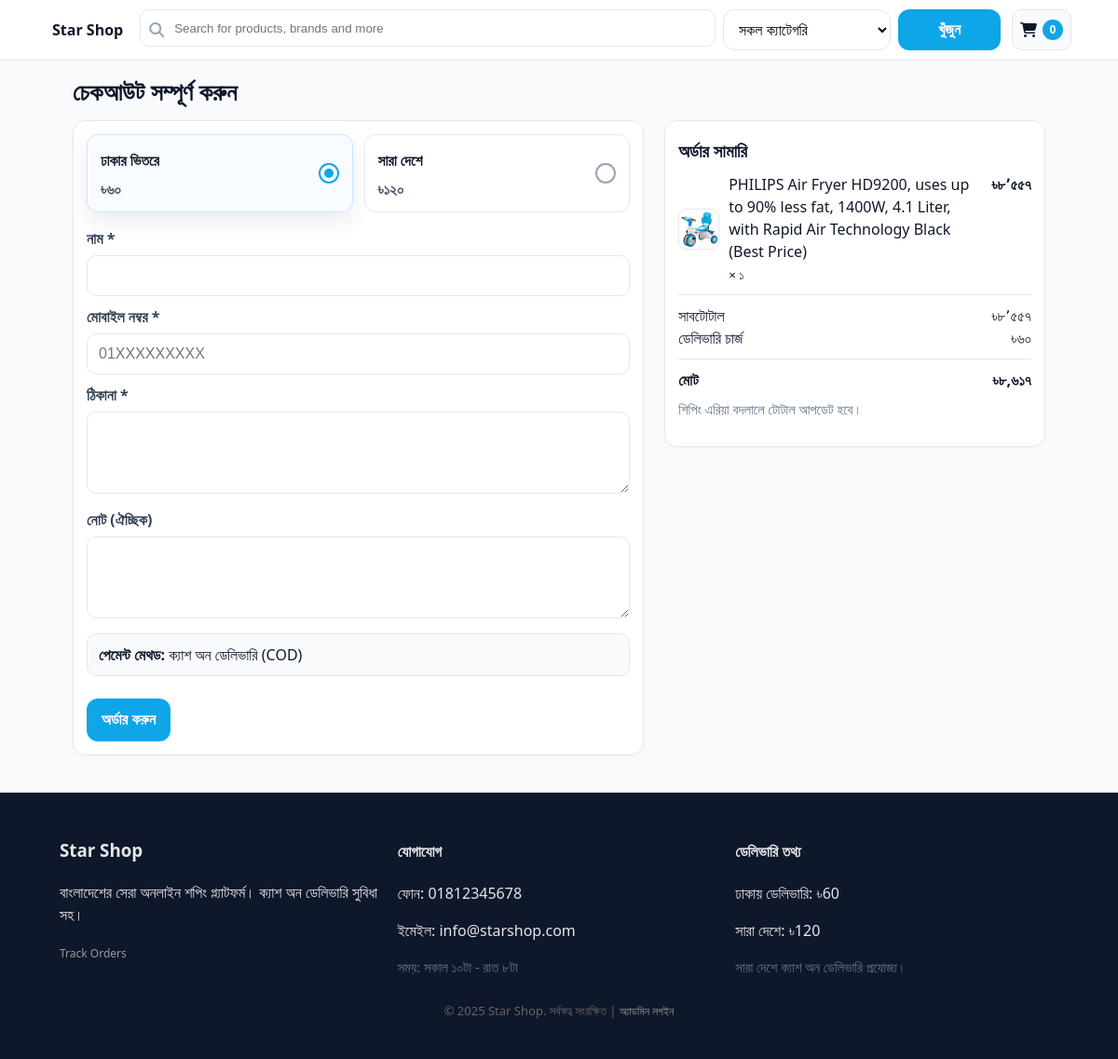
Screenshot of /checkout.php?buy=15&qty=1 with the database file from the repository.
### tables this page shows
CREATE TABLE IF NOT EXISTS `products` (
  `id` int(11) NOT NULL AUTO_INCREMENT,
  `category_id` int(11) DEFAULT NULL,
  `name` varchar(255) NOT NULL,
  `description` text DEFAULT NULL,
  `price` decimal(10,2) NOT NULL,
  `compare_at_price` decimal(10,2) DEFAULT NULL,
  `stock` int(11) NOT NULL DEFAULT 0,
  `tags` varchar(255) DEFAULT NULL,
  `specifications` text DEFAULT NULL,
  `image` varchar(400) DEFAULT NULL,
  `active` tinyint(1) NOT NULL DEFAULT 1,
  `created_at` timestamp NOT NULL DEFAULT current_timestamp(),
  PRIMARY KEY (`id`),
  KEY `category_id` (`category_id`),
  KEY `idx_products_stock` (`stock`),
  CONSTRAINT `products_ibfk_1`
    FOREIGN KEY (`category_id`) REFERENCES `categories` (`id`) ON DELETE SET NULL
);

CREATE TABLE IF NOT EXISTS `settings` (
  `key` varchar(100) NOT NULL,
  `value` text DEFAULT NULL,
  PRIMARY KEY (`key`)
);

### config.php (called while the page is built, shortened)
<?php
function h($s){ return htmlspecialchars($s ?? '', ENT_QUOTES, 'UTF-8'); }
function money_bd($n){ return '৳'.number_format((float)$n, 0); }
?>

### checkout.php (the view, shortened to what this page needs)
<?php
require_once __DIR__ . '/config.php';
$pdo = get_pdo();
$cart = $_SESSION['cart'] ?? [];
$ids  = implode(',', array_map('intval', array_keys($cart)));
$rows = $pdo->query("SELECT id, name, price, image FROM products WHERE id IN ($ids) AND active=1")->fetchAll();
$items = [];
$subtotal = 0.0;
foreach ($rows as $r) {
    $pid  = (int)$r['id'];
    $qty  = max(1, (int)$cart[$pid]);
    $line = $qty * (float)$r['price'];
    $subtotal += $line;
    $items[] = ['p' => $r, 'qty' => $qty, 'line' => $line];
}
$ship_dhaka = (float)($pdo->query("SELECT value FROM settings WHERE `key`='delivery_dhaka'")->fetch()['value'] ?? 60);
$ship_nat   = (float)($pdo->query("SELECT value FROM settings WHERE `key`='delivery_nationwide'")->fetch()['value'] ?? 120);
function bn_digits($s){
  return strtr((string)$s, ['0'=>'০','1'=>'১','2'=>'২','3'=>'৩','4'=>'৪','5'=>'৫','6'=>'৬','7'=>'৭','8'=>'৮','9'=>'৯', ','=>'٬']);
}
function bn_money($n){
  $n = round((float)$n);
  $s = number_format($n, 0, '.', ',');
  return '৳' . bn_digits($s);
}
function bn_num($n){ return bn_digits($n); }
include __DIR__ . '/partials_header.php';
?>
<div id="co">
  <h2>চেকআউট সম্পূর্ণ করুন</h2>
  <div class="layout">
    <div class="card summaryWrap">
      <h3 style="margin:4px 0 10px;">অর্ডার সামারি</h3>
      <ul class="olist">
        <?php foreach ($items as $it): ?>
          <li class="row">
            <div class="itm">
              <img class="thumb" src="<?php echo h($it['p']['image'] ?: 'uploads/default.jpg'); ?>" alt="">
              <div>
                <div><?php echo h($it['p']['name']); ?></div>
                <small>× <?php echo bn_num((int)$it['qty']); ?></small>
              </div>
            </div>
            <div class="money"><?php echo bn_money($it['line']); ?></div>
          </li>
        <?php endforeach; ?>
      </ul>
      <hr>
      <div class="row">
        <div>সাবটোটাল</div>
        <div id="sumSubtotal" data-subtotal="<?php echo (float)$subtotal; ?>">
          <?php echo bn_money($subtotal); ?>
        </div>
      </div>
      <div class="row">
        <div>ডেলিভারি চার্জ</div>
        <div id="sumShip" data-dhaka="<?php echo (float)$ship_dhaka; ?>" data-nat="<?php echo (float)$ship_nat; ?>">
          <?php echo bn_money($ship_dhaka); ?>
        </div>
      </div>
      <hr>
      <div class="row" style="font-weight:800">
        <div>মোট</div>
        <div id="sumTotal"><?php echo bn_money($subtotal + $ship_dhaka); ?></div>
      </div>
      <p class="small" style="margin-top:8px">শিপিং এরিয়া বদলালে টোটাল আপডেট হবে।</p>
    </div>
    <div class="card formWrap">
      <form method="post" action="place_order.php" id="checkoutForm" novalidate>
        <div class="ship" id="shipWrap">
          <label class="opt active">
            <div>
              <div class="ttl">ঢাকার ভিতরে</div>
              <div class="sub"><?php echo bn_money($ship_dhaka); ?></div>
            </div>
            <span class="radio" aria-hidden="true"></span>
          </label>
          <label class="opt">
            <div>
              <div class="ttl">সারা দেশে</div>
              <div class="sub"><?php echo bn_money($ship_nat); ?></div>
            </div>
            <span class="radio" aria-hidden="true"></span>
          </label>
        </div>
        <div class="form-group" style="margin-top:10px">
          <label>নাম *</label>
          <input name="customer_name" required>
        </div>
        <div class="form-group">
          <label>মোবাইল নম্বর *</label>
          <input name="mobile" required placeholder="01XXXXXXXXX" pattern="01[0-9]{9}">
        </div>
        <div class="form-group">
          <label>ঠিকানা *</label>
          <textarea name="address" rows="3" required></textarea>
        </div>
        <div class="form-group">
          <label>নোট (ঐচ্ছিক)</label>
          <textarea name="note" rows="3"></textarea>
        </div>
        <div class="notice"><strong>পেমেন্ট মেথড:</strong> ক্যাশ অন ডেলিভারি (COD)</div>
        <br>
        <button class="btn primary" type="submit">অর্ডার করুন</button>
      </form>
    </div>
  </div>
</div>
<?php include __DIR__ . '/partials_footer.php'; ?>

### partials_footer.php
<?php
$pdo = get_pdo();
$store = [
 'name' => APP_NAME,
 'phone' => $pdo->query("SELECT value FROM settings WHERE `key`='store_phone'")->fetch()['value'] ?? '',
 'about' => $pdo->query("SELECT value FROM settings WHERE `key`='store_about'")->fetch()['value'] ?? '',
 'delivery_dhaka' => $pdo->query("SELECT value FROM settings WHERE `key`='delivery_dhaka'")->fetch()['value'] ?? '60',
 'delivery_nationwide' => $pdo->query("SELECT value FROM settings WHERE `key`='delivery_nationwide'")->fetch()['value'] ?? '120',
 'cod_note' => $pdo->query("SELECT value FROM settings WHERE `key`='cod_note'")->fetch()['value'] ?? '',
];
?>
  </div>
</main>
<footer class="footer">
  <div class="container">
    <div class="cols">
      <div>
        <h3><?php echo h($store['name']); ?></h3>
        <p><?php echo h($store['about']); ?></p>
		<a href="<?php echo BASE_URL; ?>/track_orders.php"
         style="font-size:12px;color:#999;text-decoration:none;">
         Track Orders
		</a>
      </div>
      <div>
        <h4>যোগাযোগ</h4>
        <p>ফোন: <?php echo h($store['phone']); ?></p>
        <p>ইমেইল: <?php echo h($pdo->query("SELECT value FROM settings WHERE `key`='store_email'")->fetch()['value'] ?? ''); ?></p>
        <p class="small">সময়: সকাল ১০টা - রাত ৮টা</p>
      </div>
      <div>
        <h4>ডেলিভারি তথ্য</h4>
        <p>ঢাকায় ডেলিভারি: <?php echo money_bd($store['delivery_dhaka']); ?></p>
        <p>সারা দেশে: <?php echo money_bd($store['delivery_nationwide']); ?></p>
        <p class="small"><?php echo h($store['cod_note']); ?></p>
      </div>
    </div>
  <div class="container" style="text-align:center;padding:12px 0;color:#666;font-size:13px">
    <p style="margin:0; font-size:13px; color:#666;">
      &copy; <?php echo date('Y'); ?> <?php echo APP_NAME; ?>. সর্বস্বত্ব সংরক্ষিত |
      <a href="<?php echo BASE_URL; ?>/admin/login.php"
         style="font-size:12px;color:#999;text-decoration:none;">
         অ্যাডমিন লগইন
      </a>
    </p>
  </div>
  </div>
</footer>
</body>
</html>

### assets/style.css (style rules this page uses)
* { box-sizing: border-box; }
a { text-decoration: none; color: #111827; }
input,select,textarea { width: 100%; padding: 10px 12px; border: 1px solid #e5e7eb; border-radius: 10px; background: #fff; }
.card img { width: 100%; height: 190px; object-fit: cover; display: block; }
.footer { padding: 30px 0; background: #0f172a; color: #e5e7eb; margin-top: 40px; }
.footer .cols { display: grid; grid-template-columns: repeat(3,1fr); gap: 16px; }
.notice { padding: 10px 12px; border: 1px solid #86efac; background: #dcfce7; border-radius: 10px; }
:root { --ctl-h: 44px; }
body { margin: 0; font-family: ui-sans-serif,system-ui,-apple-system,Segoe UI,Roboto; background: #f8fafc; color: #0f172a; line-height: 1.5; }
input[type="text"],input[type="search"],select,button.btn { height: var(--ctl-h); padding: 0 12px; font-size: 16px; border-radius: 12px; }
@media (min-width: 640px) { .container { padding: 0 20px; } }
button.btn { background: #0ea5e9; color: #fff; border: none; font-weight: 600; cursor: pointer; transition: background .2s ease, box-shadow .2s ease; }
h2 { margin: 6px 0 8px; font-size: clamp(1.1rem, 1.5vw + .8rem, 1.6rem); line-height: 1.25; }
.small { color: #64748b; font-size: .92rem; }
.btn { border: 1px solid #111827; background: #111827; color: #fff; display: inline-flex; align-items: center; justify-content: center; gap: 8px; min-height: 44px; padding: 0 16px; border-radius: 14px; font-weight: 600; text-decoration: none; cursor: pointer; transition: background .2s ease, box-shadow .2s ease, transform .02s ease; }
.card { border: 1px solid #e5e7eb; border-radius: 14px; background: #fff; overflow: hidden; transition: box-shadow .2s ease, transform .02s ease; }
.card .thumb { aspect-ratio: 1 / 1; width: 100%; object-fit: cover; display: block; }
.card .ttl { font-size: .98rem; color: #0f172a; margin: 4px 0 6px; display: -webkit-box; -webkit-line-clamp: 2; -webkit-box-orient: vertical; overflow: hidden; }
.btn.primary { background: #0ea5e9; color: #fff; border: none; }
.container { max-width: 1100px; margin: 0 auto; padding: 0 16px; padding-inline: 14px; }
.btn.primary { background:#0ea5e9; color:#fff; border:none; }

### partials_header.php (style rules this page uses)
:root { --blue:#0ea5e9; --blue-600:#0284c7; --border:#e5e7eb; --text:#0f172a; }

### rows the page displays
products: image (picture), name "PHILIPS Air Fryer HD9200, uses up to 90% less fat, 1400W, 4.1 Liter, with Rapid Air Technology Black (Best Price)", qty "১", line "৳৮٬৫৫৭"
settings: value "৳৬০", bn_money($subtotal + $ship_dhaka) "৳৮,৬১৭"
settings: value "৳১২০"
settings: value "info@starshop.com"

### other values shown
APP_NAME "Star Shop"
bn_money($subtotal) "৳৮٬৫৫৭"
$store['name'] "Star Shop"
$store['about'] "বাংলাদেশের সেরা অনলাইন শপিং প্ল্যাটফর্ম। ক্যাশ অন ডেলিভারি সুবিধা সহ।"
$store['phone'] "01812345678"
money_bd($store['delivery_dhaka']) "৳60"
money_bd($store['delivery_nationwide']) "৳120"
$store['cod_note'] "সারা দেশে ক্যাশ অন ডেলিভারি প্রযোজ্য।"
